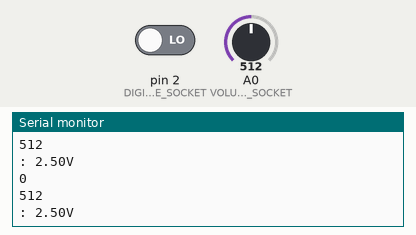
This sketch was run on a simulated Arduino Uno, built with avr-gcc and run on an emulated ATmega328P. Shown: the last lines printed to the serial monitor. The inputs (shaded band) are chosen by the test bench; at power-on: A0 (VOLUME_SOCKET) = 512, pin 2 (DIGITAL_VOLUME_SOCKET) LOW.

Above: at 1.8 s.
1.9 s: A0 (VOLUME_SOCKET) set to 716
At 2.8 s:
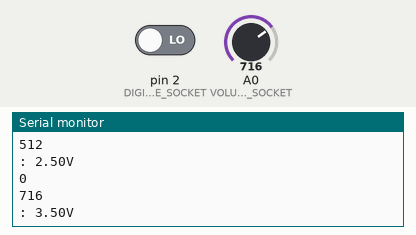
3.4 s: pin 2 (DIGITAL_VOLUME_SOCKET) driven HIGH
4.9 s: A0 (VOLUME_SOCKET) set to 900
At 5.4 s:
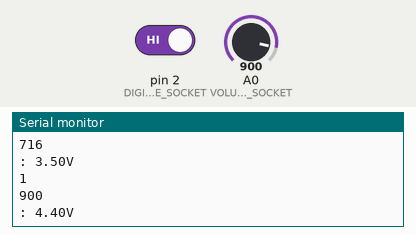
Timing chart, 0 to 7.9 s (numbered marks = the images above; inputs shaded):
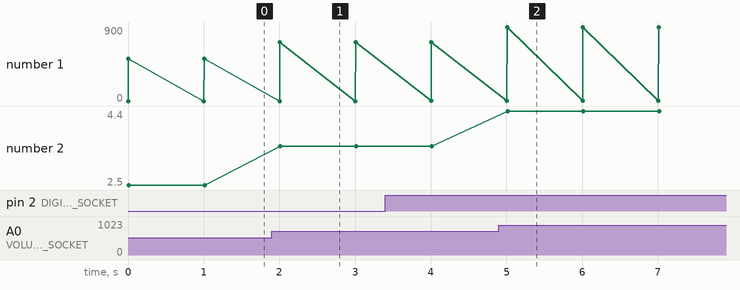

The sketch:

volume_socket.ino
```cpp
int VOLUME_SOCKET = 0;
int DIGITAL_VOLUME_SOCKET = 2;

void setup()
{
  Serial.begin(9600);
  pinMode(DIGITAL_VOLUME_SOCKET, INPUT);
}

void loop()
{
  int analog_value;
  int digital_value;
  float input_voltage;

  digital_value = digitalRead(DIGITAL_VOLUME_SOCKET);
  analog_value = analogRead(VOLUME_SOCKET);

  input_voltage = analog_value * (5.0 / 1023.0);

  Serial.println("");
  Serial.println(digital_value);
  Serial.println(analog_value);

  Serial.print(": ");
  Serial.print(input_voltage);
  Serial.println("V");

  delay(1000);
}
```

Measured:
- after the input at 1.9 s, the serial monitor: prints a new line after 0.11 s (image 1)
- after the input at 4.9 s, the serial monitor: prints a new line after 0.11 s (image 2)
- plotted number 1: 512 → 716 after the input at 1.9 s, 716 → 900 after the input at 4.9 s
- plotted number 2: 2.5 → 3.5 after the input at 1.9 s, 3.5 → 4.4 after the input at 4.9 s
